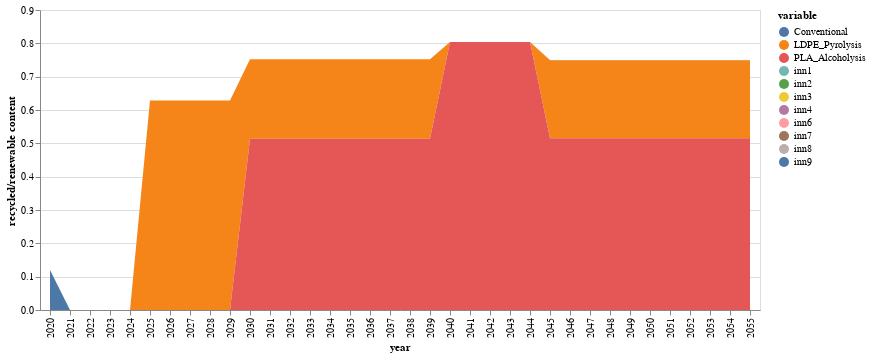

This figure's notebook cell:
### Code cell
function conventional(t)
    return initial[1,5]*(1-sum(JuMP.values.(xk)[k,t] for k in 1:nrow(compromise)))
end

function innovation(i,t)
    if i==1
        return sum(JuMP.values.(xk)[k,t]*(compromise[k,5])+JuMP.values.(xk)[k,t]*(compromise[k,6]) for k=1:mapki[i,2])
    else
        return sum(JuMP.values.(xk)[k,t]*(compromise[k,5])+JuMP.values.(xk)[k,t]*(compromise[k,6]) for k=mapki[i-1,2]:mapki[i,2] )
    end
end

conv=zeros(51)

conv[1]=initial[1,5]
inn_co2=zeros(nrow(innovations),51)

for inn in 1:nrow(innovations)
    inn_co2[inn,1]=0
end

j=0
for i in 2:51
    if 0 ≤ i ≤ 5
        j=1
    elseif 6 ≤ i ≤ 10
        j=2
    elseif 6 ≤ i ≤ 10
        j=3
    elseif 11 ≤ i ≤ 15
        j=4
    elseif 16 ≤ i ≤ 20
        j=5
    elseif 21 ≤ i ≤ 25
        j=6
    else
        j=7
    end
        
    conv[i]=conventional(j)
    for inn in 1:nrow(innovations)
        inn_co2[inn,i]=innovation(inn,j)
    end
end
sNames = ["conv","inn1","inn2","inn3","inn4","inn5","inn6","inn7","inn8","inn9","inn10"]
xLabels = []
for i in 2020:2070
    push!(xLabels,string(i))
end

df = DataFrame(year=xLabels, conv=conv, inn1=inn_co2[1,:],inn2=inn_co2[2,:],inn3=inn_co2[3,:],inn4=inn_co2[4,:],
        inn5=inn_co2[5,:],inn6=inn_co2[6,:],inn7=inn_co2[7,:],inn8=inn_co2[8,:],inn9=inn_co2[9,:],inn10=inn_co2[10,:])
df=df[1:36,:]


#df |> stack |> @vlplot(:area, x=:year, y={:value, stack=:zero, title="recycled/renewable content"}, color="variable:n",legend=:sNames) 


rename!(df,[:conv,:inn5,:inn10] .=> [:Conventional,:LDPE_Pyrolysis,:PLA_Alcoholysis])

circular_inn=df |> stack |> @vlplot(:area, x=:year, y={:value, stack=:zero, title="recycled/renewable content"}, color="variable:n",legend=:sNames) 

#save("./result-case-roadmap/circularity-roadmap.svg", circular_inn)
circular_inn

### Figure 1 — Vega-Lite specification as saved in the notebook (floating-point values rounded to 4 significant figures; data arrays with more than 128 entries replaced by an {"elided": "..."} marker saying what was removed)
{"data": {"values": {"elided": "396 records"}}, "encoding": {"color": {"field": "variable", "type": "nominal"}, "x": {"field": "year"}, "y": {"field": "value", "stack": "zero", "title": "recycled/renewable content", "type": "quantitative"}}, "legend": "sNames", "mark": "area"}
